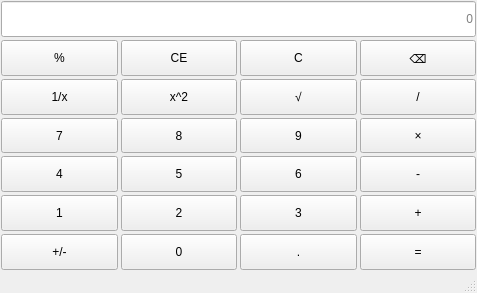
<?xml version="1.0" encoding="UTF-8"?>
<ui version="4.0">
 <class>MainWindow</class>
 <widget class="QMainWindow" name="MainWindow">
  <property name="geometry">
   <rect>
    <x>0</x>
    <y>0</y>
    <width>477</width>
    <height>293</height>
   </rect>
  </property>
  <property name="windowTitle">
   <string>MainWindow</string>
  </property>
  <widget class="QWidget" name="centralwidget">
   <layout class="QHBoxLayout" name="horizontalLayout">
    <property name="spacing">
     <number>3</number>
    </property>
    <property name="leftMargin">
     <number>1</number>
    </property>
    <property name="topMargin">
     <number>1</number>
    </property>
    <property name="rightMargin">
     <number>1</number>
    </property>
    <property name="bottomMargin">
     <number>1</number>
    </property>
    <item>
     <layout class="QGridLayout" name="gridLayout">
      <item row="4" column="3">
       <widget class="QPushButton" name="btnMinus">
        <property name="sizePolicy">
         <sizepolicy hsizetype="Minimum" vsizetype="Minimum">
          <horstretch>0</horstretch>
          <verstretch>0</verstretch>
         </sizepolicy>
        </property>
        <property name="text">
         <string>-</string>
        </property>
       </widget>
      </item>
      <item row="1" column="1">
       <widget class="QPushButton" name="btnClear">
        <property name="sizePolicy">
         <sizepolicy hsizetype="Minimum" vsizetype="Minimum">
          <horstretch>0</horstretch>
          <verstretch>0</verstretch>
         </sizepolicy>
        </property>
        <property name="text">
         <string>CE</string>
        </property>
       </widget>
      </item>
      <item row="4" column="2">
       <widget class="QPushButton" name="btnNum6">
        <property name="sizePolicy">
         <sizepolicy hsizetype="Minimum" vsizetype="Minimum">
          <horstretch>0</horstretch>
          <verstretch>0</verstretch>
         </sizepolicy>
        </property>
        <property name="text">
         <string>6</string>
        </property>
       </widget>
      </item>
      <item row="6" column="0">
       <widget class="QPushButton" name="btnSign">
        <property name="sizePolicy">
         <sizepolicy hsizetype="Minimum" vsizetype="Minimum">
          <horstretch>0</horstretch>
          <verstretch>0</verstretch>
         </sizepolicy>
        </property>
        <property name="text">
         <string>+/-</string>
        </property>
       </widget>
      </item>
      <item row="2" column="2">
       <widget class="QPushButton" name="btnSqrt">
        <property name="sizePolicy">
         <sizepolicy hsizetype="Minimum" vsizetype="Minimum">
          <horstretch>0</horstretch>
          <verstretch>0</verstretch>
         </sizepolicy>
        </property>
        <property name="text">
         <string>√</string>
        </property>
       </widget>
      </item>
      <item row="2" column="0">
       <widget class="QPushButton" name="btnInverse">
        <property name="sizePolicy">
         <sizepolicy hsizetype="Minimum" vsizetype="Minimum">
          <horstretch>0</horstretch>
          <verstretch>0</verstretch>
         </sizepolicy>
        </property>
        <property name="text">
         <string>1/x</string>
        </property>
       </widget>
      </item>
      <item row="3" column="0">
       <widget class="QPushButton" name="btnNum7">
        <property name="sizePolicy">
         <sizepolicy hsizetype="Minimum" vsizetype="Minimum">
          <horstretch>0</horstretch>
          <verstretch>0</verstretch>
         </sizepolicy>
        </property>
        <property name="text">
         <string>7</string>
        </property>
       </widget>
      </item>
      <item row="1" column="2">
       <widget class="QPushButton" name="btnClearAll">
        <property name="sizePolicy">
         <sizepolicy hsizetype="Minimum" vsizetype="Minimum">
          <horstretch>0</horstretch>
          <verstretch>0</verstretch>
         </sizepolicy>
        </property>
        <property name="text">
         <string>C</string>
        </property>
       </widget>
      </item>
      <item row="5" column="2">
       <widget class="QPushButton" name="btnNum3">
        <property name="sizePolicy">
         <sizepolicy hsizetype="Minimum" vsizetype="Minimum">
          <horstretch>0</horstretch>
          <verstretch>0</verstretch>
         </sizepolicy>
        </property>
        <property name="text">
         <string>3</string>
        </property>
       </widget>
      </item>
      <item row="2" column="1">
       <widget class="QPushButton" name="btnSquare">
        <property name="sizePolicy">
         <sizepolicy hsizetype="Minimum" vsizetype="Minimum">
          <horstretch>0</horstretch>
          <verstretch>0</verstretch>
         </sizepolicy>
        </property>
        <property name="text">
         <string>x^2</string>
        </property>
       </widget>
      </item>
      <item row="6" column="2">
       <widget class="QPushButton" name="btnPeriod">
        <property name="sizePolicy">
         <sizepolicy hsizetype="Minimum" vsizetype="Minimum">
          <horstretch>0</horstretch>
          <verstretch>0</verstretch>
         </sizepolicy>
        </property>
        <property name="text">
         <string>.</string>
        </property>
       </widget>
      </item>
      <item row="1" column="3">
       <widget class="QPushButton" name="btnDel">
        <property name="sizePolicy">
         <sizepolicy hsizetype="Minimum" vsizetype="Minimum">
          <horstretch>0</horstretch>
          <verstretch>0</verstretch>
         </sizepolicy>
        </property>
        <property name="text">
         <string>⌫</string>
        </property>
       </widget>
      </item>
      <item row="4" column="0">
       <widget class="QPushButton" name="btnNum4">
        <property name="sizePolicy">
         <sizepolicy hsizetype="Minimum" vsizetype="Minimum">
          <horstretch>0</horstretch>
          <verstretch>0</verstretch>
         </sizepolicy>
        </property>
        <property name="text">
         <string>4</string>
        </property>
       </widget>
      </item>
      <item row="6" column="3">
       <widget class="QPushButton" name="btnEqual">
        <property name="sizePolicy">
         <sizepolicy hsizetype="Minimum" vsizetype="Minimum">
          <horstretch>0</horstretch>
          <verstretch>0</verstretch>
         </sizepolicy>
        </property>
        <property name="text">
         <string>=</string>
        </property>
       </widget>
      </item>
      <item row="2" column="3">
       <widget class="QPushButton" name="btnDivide">
        <property name="sizePolicy">
         <sizepolicy hsizetype="Minimum" vsizetype="Minimum">
          <horstretch>0</horstretch>
          <verstretch>0</verstretch>
         </sizepolicy>
        </property>
        <property name="text">
         <string>/</string>
        </property>
       </widget>
      </item>
      <item row="4" column="1">
       <widget class="QPushButton" name="btnNum5">
        <property name="sizePolicy">
         <sizepolicy hsizetype="Minimum" vsizetype="Minimum">
          <horstretch>0</horstretch>
          <verstretch>0</verstretch>
         </sizepolicy>
        </property>
        <property name="text">
         <string>5</string>
        </property>
       </widget>
      </item>
      <item row="1" column="0">
       <widget class="QPushButton" name="btnPercentage">
        <property name="sizePolicy">
         <sizepolicy hsizetype="Minimum" vsizetype="Minimum">
          <horstretch>0</horstretch>
          <verstretch>0</verstretch>
         </sizepolicy>
        </property>
        <property name="text">
         <string>%</string>
        </property>
       </widget>
      </item>
      <item row="3" column="3">
       <widget class="QPushButton" name="btnMultiple">
        <property name="sizePolicy">
         <sizepolicy hsizetype="Minimum" vsizetype="Minimum">
          <horstretch>0</horstretch>
          <verstretch>0</verstretch>
         </sizepolicy>
        </property>
        <property name="text">
         <string>×</string>
        </property>
       </widget>
      </item>
      <item row="3" column="2">
       <widget class="QPushButton" name="btnNum9">
        <property name="sizePolicy">
         <sizepolicy hsizetype="Minimum" vsizetype="Minimum">
          <horstretch>0</horstretch>
          <verstretch>0</verstretch>
         </sizepolicy>
        </property>
        <property name="text">
         <string>9</string>
        </property>
       </widget>
      </item>
      <item row="6" column="1">
       <widget class="QPushButton" name="btnNum0">
        <property name="sizePolicy">
         <sizepolicy hsizetype="Minimum" vsizetype="Minimum">
          <horstretch>0</horstretch>
          <verstretch>0</verstretch>
         </sizepolicy>
        </property>
        <property name="text">
         <string>0</string>
        </property>
       </widget>
      </item>
      <item row="5" column="3">
       <widget class="QPushButton" name="btnPlus">
        <property name="sizePolicy">
         <sizepolicy hsizetype="Minimum" vsizetype="Minimum">
          <horstretch>0</horstretch>
          <verstretch>0</verstretch>
         </sizepolicy>
        </property>
        <property name="text">
         <string>+</string>
        </property>
       </widget>
      </item>
      <item row="5" column="1">
       <widget class="QPushButton" name="btnNum2">
        <property name="sizePolicy">
         <sizepolicy hsizetype="Minimum" vsizetype="Minimum">
          <horstretch>0</horstretch>
          <verstretch>0</verstretch>
         </sizepolicy>
        </property>
        <property name="text">
         <string>2</string>
        </property>
       </widget>
      </item>
      <item row="3" column="1">
       <widget class="QPushButton" name="btnNum8">
        <property name="sizePolicy">
         <sizepolicy hsizetype="Minimum" vsizetype="Minimum">
          <horstretch>0</horstretch>
          <verstretch>0</verstretch>
         </sizepolicy>
        </property>
        <property name="text">
         <string>8</string>
        </property>
       </widget>
      </item>
      <item row="5" column="0">
       <widget class="QPushButton" name="btnNum1">
        <property name="sizePolicy">
         <sizepolicy hsizetype="Minimum" vsizetype="Minimum">
          <horstretch>0</horstretch>
          <verstretch>0</verstretch>
         </sizepolicy>
        </property>
        <property name="text">
         <string>1</string>
        </property>
       </widget>
      </item>
      <item row="0" column="0" colspan="4">
       <widget class="QLineEdit" name="display">
        <property name="sizePolicy">
         <sizepolicy hsizetype="Expanding" vsizetype="Preferred">
          <horstretch>0</horstretch>
          <verstretch>0</verstretch>
         </sizepolicy>
        </property>
        <property name="alignment">
         <set>Qt::AlignmentFlag::AlignRight|Qt::AlignmentFlag::AlignTrailing|Qt::AlignmentFlag::AlignVCenter</set>
        </property>
        <property name="placeholderText">
         <string>0</string>
        </property>
       </widget>
      </item>
     </layout>
    </item>
   </layout>
  </widget>
  <widget class="QMenuBar" name="menubar">
   <property name="geometry">
    <rect>
     <x>0</x>
     <y>0</y>
     <width>477</width>
     <height>17</height>
    </rect>
   </property>
  </widget>
  <widget class="QStatusBar" name="statusbar"/>
 </widget>
 <resources/>
 <connections/>
</ui>
